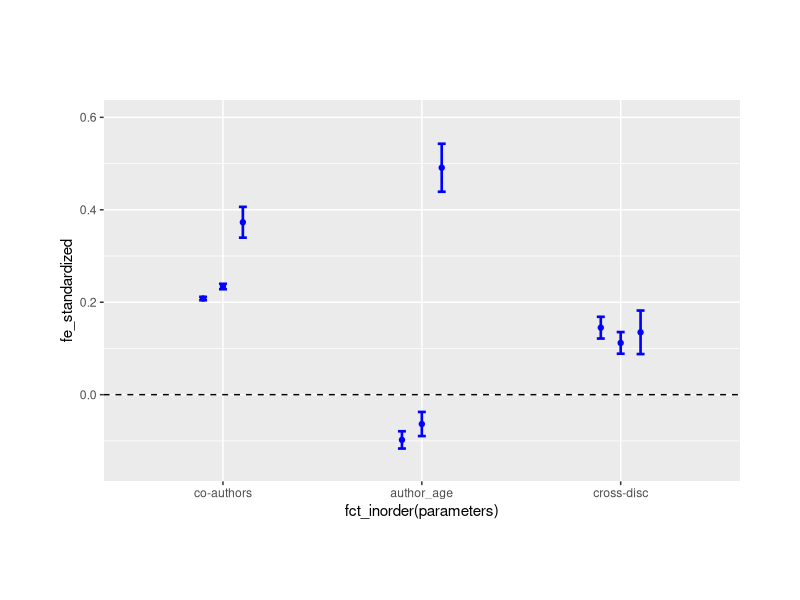

Write R code to recreate this figure.
library(ggplot2)
library(dplyr)
library(forcats)

df_all <- data.frame(parameters = c("co-authors", "author_age", "cross-disc"),
                 fe_standardized = c(0.208, -0.0978, 0.145),
                 fe_stand_error = c(0.00365, 0.0187, 0.0235))

df_xd <- data.frame(parameters = c("co-authors", "author_age", "cross-disc"),
                 fe_standardized = c(0.234, -0.0635, 0.112),
                 fe_stand_error = c(0.00588, 0.0261, 0.0234))

df_matched <- data.frame(parameters = c("co-authors", "author_age", "cross-disc"),
                      fe_standardized = c(0.373, 0.491, 0.135),
                      fe_stand_error = c(0.0333, 0.0519, 0.0471))


fig5B <- ggplot(df_xd, aes(x=parameters, y=fe_standardized))

fig5B + 
  geom_point(data = df_xd, 
             colour = "blue", size = 1.5) +
  geom_errorbar(aes(ymin = fe_standardized + fe_stand_error, 
                    ymax = fe_standardized - fe_stand_error),
                width=0.04, colour = "blue", size=0.9) +
  
  geom_point(data = df_all, 
             aes(x = c(0.9, 1.9, 2.9), y=fe_standardized),
             colour = "blue", size = 1.5) +
  geom_errorbar(data = df_all, 
                aes(x=c(0.9, 1.9, 2.9),
                    ymin = fe_standardized + fe_stand_error, 
                    ymax = fe_standardized - fe_stand_error), 
                width=0.04, colour = "blue", size=0.9) +

  geom_point(data = df_matched, 
           aes(x = c(1.1, 2.1, 3.1), y=fe_standardized),
           colour = "blue", size = 1.5) +
  geom_errorbar(data = df_matched, 
                aes(x=c(1.1, 2.1, 3.1),
                    ymin = fe_standardized + fe_stand_error, 
                    ymax = fe_standardized - fe_stand_error), 
                width=0.04, colour = "blue", size=0.9) +
  
  aes(x = fct_inorder(parameters)) +
  coord_cartesian(ylim = c(-.15, .6), clip = 'off') +
  theme(plot.margin = unit(c(5,3,4,3), "lines"))  +
  geom_hline(yintercept=c(0,3), linetype="dashed") 
  
  
